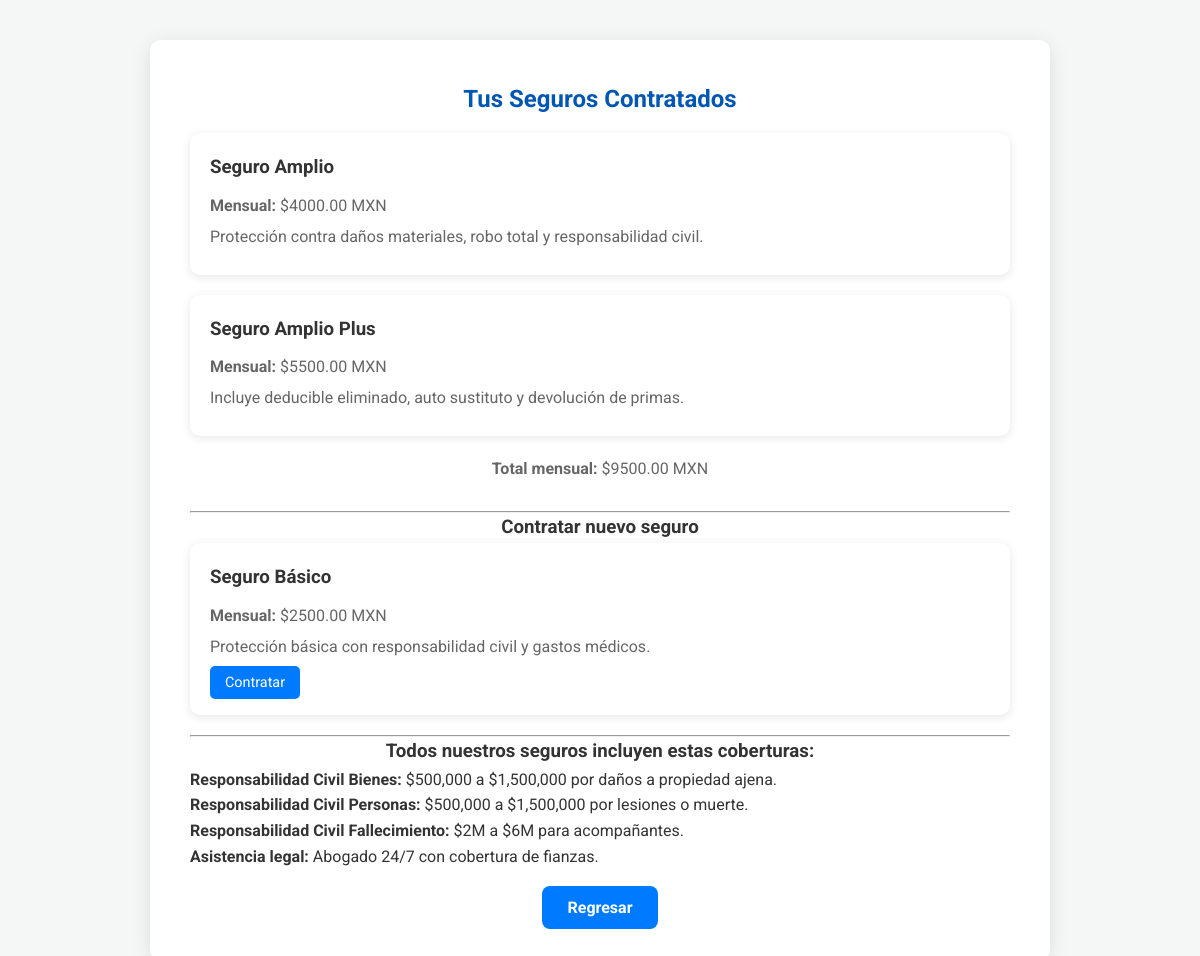
The app's page /insurance/seguros/ (signed in) with its own data.
### insurance/models.py (models this page shows, shortened)
class SeguroContratado(models.Model):
    usuario = models.ForeignKey(Usuario, on_delete=models.CASCADE)
    tipo_seguro = models.ForeignKey(TipoSeguro, on_delete=models.CASCADE)
    fecha_contratacion = models.DateField(auto_now_add=True)

class TipoSeguro(models.Model):
    nombre = models.CharField(max_length=100)
    precio = models.DecimalField(max_digits=10, decimal_places=2)

### insurance/views.py (the view)
# urls.py: path('seguros/', views.seguros_contratados, name='seguros_contratados'),
def seguros_contratados(request):
    usuario_id = request.session.get("usuario_id")
    if not usuario_id:
        return redirect("login")
    usuario = Usuario.objects.get(id=usuario_id)
    contratos = SeguroContratado.objects.filter(usuario=usuario)
    tipos_contratados = contratos.values_list('tipo_seguro__id', flat=True)
    seguros_disponibles = TipoSeguro.objects.all()
    total_mensual = sum([s.tipo_seguro.precio for s in contratos])
    return render(request, "seguros_contratados.html", {
        "contratos": contratos,
        "seguros_disponibles": seguros_disponibles,
        "tipos_contratados": tipos_contratados,
        "total_mensual": total_mensual,
    })

### insurance/templates/seguros_contratados.html (shortened to what this page needs)
{% load static %}
<!DOCTYPE html>
<html lang="es">
<head>
    <link rel="stylesheet" href="{% static 'css/style.css' %}">
</head>
<body>
    <section class="login-section">
        <div class="login-container" style="max-width: 900px;">
            <h2>Tus Seguros Contratados</h2>
            {% if contratos %}
                <div>
                    {% for contrato in contratos %}
                        <div class="seguro-card">
                            <h3>{{ contrato.tipo_seguro.nombre }}</h3>
                            <p><strong>Mensual:</strong> ${{ contrato.tipo_seguro.precio }} MXN</p>
                            <p>
                                {% if contrato.tipo_seguro.nombre == "Seguro Básico" %}
                                    Asegura tu vehículo contra daños a terceros, gastos médicos, asistencia vial y defensa legal.
                                {% elif contrato.tipo_seguro.nombre == "Seguro Amplio" %}
                                    Protección contra daños materiales, robo total y responsabilidad civil.
                                {% elif contrato.tipo_seguro.nombre == "Seguro Amplio Plus" %}
                                    Incluye deducible eliminado, auto sustituto y devolución de primas.
                                {% endif %}
                            </p>
                        </div>
                    {% endfor %}
                </div>
                <p><strong>Total mensual:</strong> ${{ total_mensual }} MXN</p>
            {% else %}
                <p>No tienes seguros contratados.</p>
            {% endif %}
            <hr>
            <h3>Contratar nuevo seguro</h3>
            {% for seguro in seguros_disponibles %}
                {% if seguro.id not in tipos_contratados %}
                    <div class="seguro-card">
                        <h3>{{ seguro.nombre }}</h3>
                        <p><strong>Mensual:</strong> ${{ seguro.precio }} MXN</p>
                        <p>
                            {% if seguro.nombre == "Seguro Básico" %}
                                Protección básica con responsabilidad civil y gastos médicos.
                            {% elif seguro.nombre == "Seguro Amplio" %}
                                Daños materiales, robo total y asistencia vial.
                            {% elif seguro.nombre == "Seguro Amplio Plus" %}
                                Máxima cobertura: sin deducible, auto sustituto, devolución de primas.
                            {% endif %}
                        </p>
                        <div class="actions">
                            <a href="{% url 'contratar_seguro' seguro.id %}" class="action-btn">Contratar</a>
                        </div>
                    </div>
                {% endif %}
            {% endfor %}
            <hr>
            <h3>Todos nuestros seguros incluyen estas coberturas:</h3>
            <ul style="text-align: left;">
                <li><strong>Responsabilidad Civil Bienes:</strong> $500,000 a $1,500,000 por daños a propiedad ajena.</li>
                <li><strong>Responsabilidad Civil Personas:</strong> $500,000 a $1,500,000 por lesiones o muerte.</li>
                <li><strong>Responsabilidad Civil Fallecimiento:</strong> $2M a $6M para acompañantes.</li>
                <li><strong>Asistencia legal:</strong> Abogado 24/7 con cobertura de fianzas.</li>
            </ul>
            <br>
            <a href="{% url 'dashboard' %}" class="cta-button">Regresar</a>
        </div>
    </section>
</body>
</html>

### insurance/static/css/style.css (style rules this page uses)
:root { --primary-color: #0056b3; --secondary-color: #007bff; --accent-color: #28a745; --text-color: #333; --light-text-color: #f8f9fa; --background-light: #f4f7f6; --background-dark: #343a40; --border-color: #ddd; }
* { margin: 0; padding: 0; box-sizing: border-box; }
html { scroll-behavior: smooth; }
body { font-family: 'Roboto', sans-serif; line-height: 1.6; color: var(--text-color); background-color: var(--background-light); }
a { text-decoration: none; color: var(--secondary-color); }
ul { list-style: none; }
.login-section { display: flex; justify-content: center; align-items: center; min-height: 80vh; padding: 40px 20px; }
.login-container { background: #fff; padding: 40px; border-radius: 10px; box-shadow: 0 4px 20px rgba(0,0,0,0.1); width: 100%; max-width: 450px; text-align: center; }
.login-container h2 { color: var(--primary-color); margin-bottom: 15px; }
.login-container p { color: #666; margin-bottom: 30px; }
.login-container .cta-button { width: 100%; margin-top: 10px; }
.action-btn { background-color: var(--secondary-color); color: white; padding: 8px 15px; border-radius: 5px; font-size: 0.9rem; transition: background-color 0.3s ease; }
.cta-button { background-color: var(--secondary-color); color: white; padding: 12px 25px; border-radius: 8px; font-size: 1rem; font-weight: bold; transition: background-color 0.3s ease; }

### insurance/templates/seguros_contratados.html (style rules this page uses)
.seguro-card { background: #fff; border-radius: 10px; box-shadow: 0 2px 10px rgba(0,0,0,0.1); padding: 20px; margin-bottom: 20px; text-align: left; }
.seguro-card h3 { margin-bottom: 10px; }
.seguro-card p { margin: 5px 0; }
.actions { margin-top: 10px; }

### records on screen
SeguroContratado: tipo_seguro.nombre "Seguro Amplio", tipo_seguro.precio "4000.00", shows "Protección contra daños materiales, robo total y responsabilidad civil."
SeguroContratado: tipo_seguro.nombre "Seguro Amplio Plus", tipo_seguro.precio "5500.00", shows "Incluye deducible eliminado, auto sustituto y devolución de primas."
TipoSeguro: nombre "Seguro Básico", precio "2500.00", shows "Protección básica con responsabilidad civil y gastos médicos."

### other values on screen
{{ total_mensual }} "9500.00"
